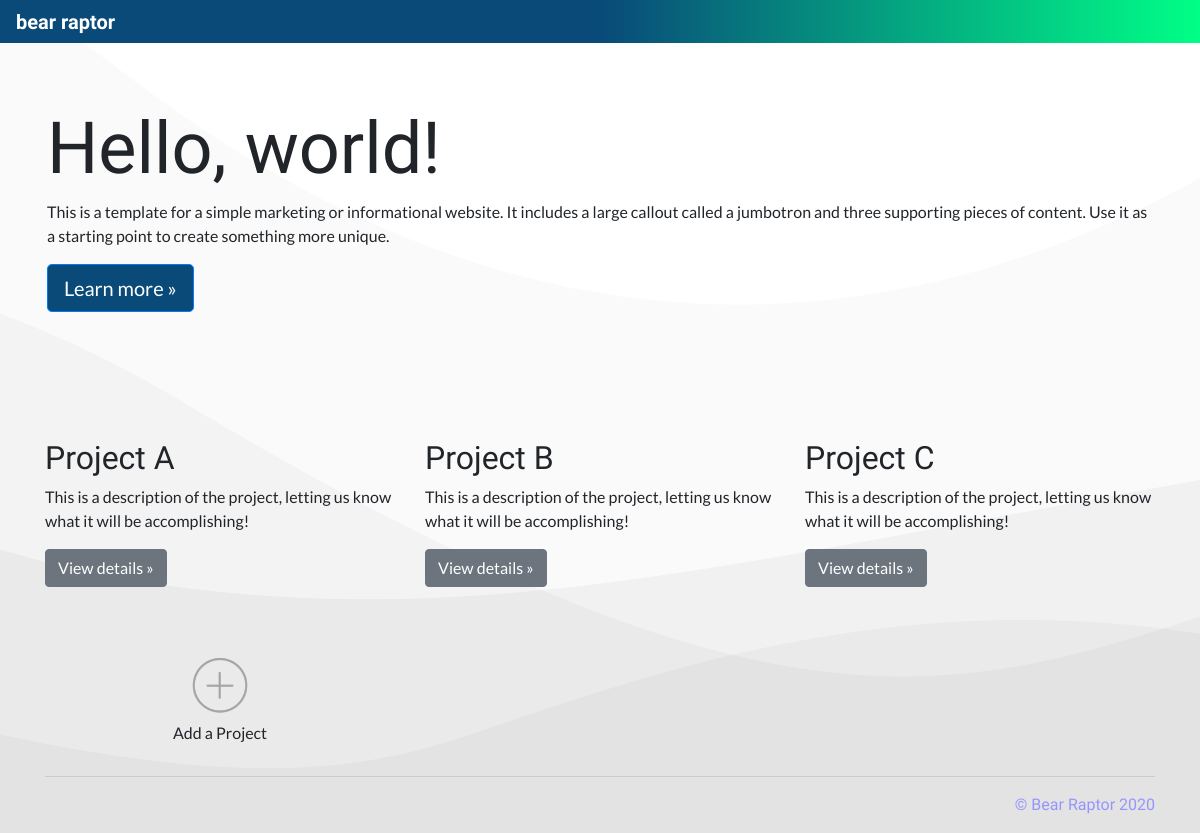
Before: / with the older database file.
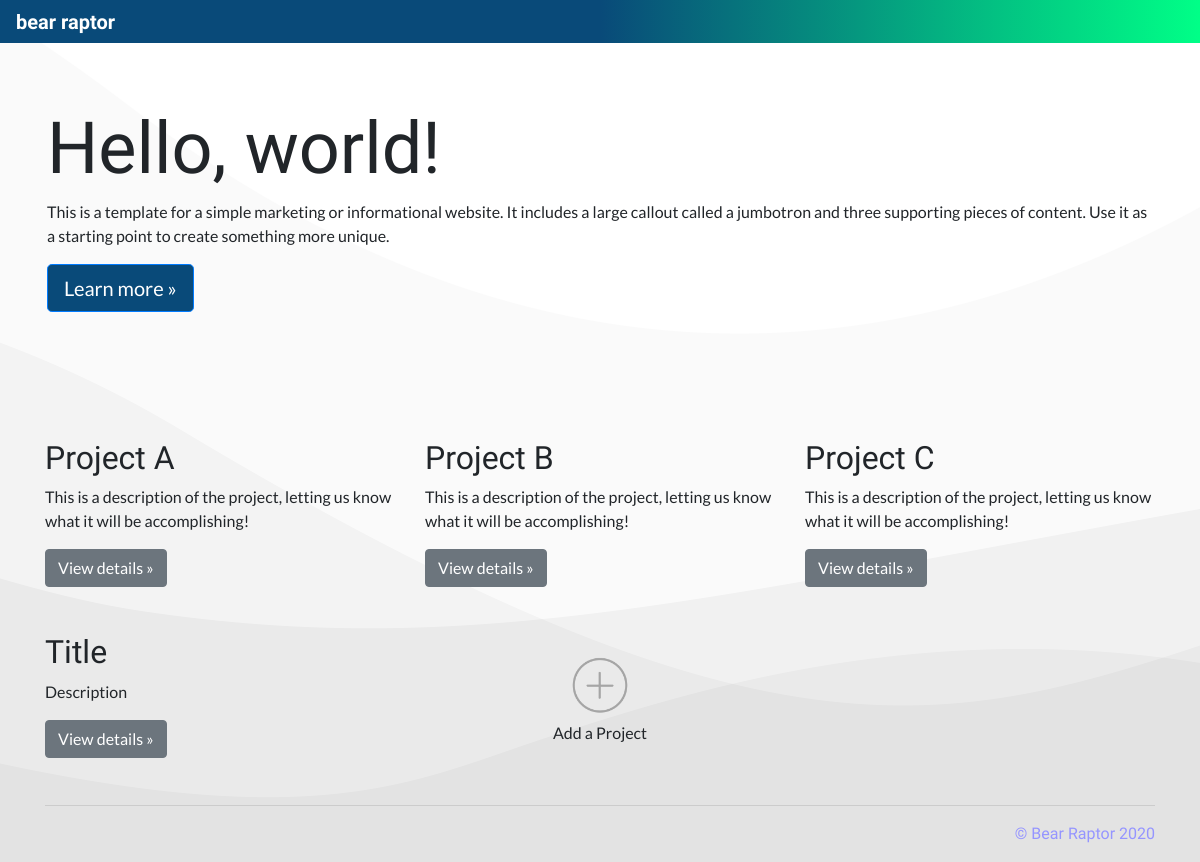
After: the same page with the newer database file.
### database_setup.py (models this page shows, shortened)
class Project(Base):
    __tablename__ = 'project'
    id = Column(Integer, primary_key=True)
    title = Column(String(250), nullable=False)
    shortname = Column(String(25), nullable=False)
    description = Column(String(500))
    status = Column(String(50), nullable=False)

### app.py (the view)
@app.route('/')
def mainPage():
    projects = session.query(Project).all()
    return render_template('main.html', projects=projects)

### templates/main.html (shortened to what this page needs)
<!doctype html>
<html lang="en">
  {% include "head.html" %}
  <body>
    {% include "menu.html" %}
    <main role="main">
      <div class="jumbotron">
        <div class="container">
          <h1 class="display-3">Hello, world!</h1>
          <p>This is a template for a simple marketing or informational website. It includes a large callout called a jumbotron and three supporting pieces of content. Use it as a starting point to create something more unique.</p>
          <p><a class="btn btn-primary btn-lg" href="#" role="button">Learn more &raquo;</a></p>
        </div>
      </div>
      <div class="container">
        <div class="row">
          {% for i in projects %}
            <div class="col-md-4 project-card">
              <h2>{{i.title}}</h2>
              <p>{{i.description}}</p>
              <p><a class="btn btn-secondary" href="{{url_for('projectDash', project_id=i.id)}}" role="button">View details &raquo;</a></p>
            </div>
          {% endfor %}
          <div class="col-md-4 project-card">
            <center>
              <a type="button" data-toggle="modal" data-target="#create-project" href="#create-project">
                <img src="../../static/images/plus.png" width="20%" style="padding-top:5%">
              </a>
              <p class="card-text">
                Add a Project
              </p>
            </center>
          </div>
        </div>
        <hr>
      </div>
    </main>
    {% include "footer.html" %}
  </body>
</html>

### templates/head.html (shortened to what this page needs)
<head>
  <link rel="stylesheet" href="https://stackpath.bootstrapcdn.com/bootstrap/4.5.0/css/bootstrap.min.css">
  <link rel="stylesheet" href="../../../../../../static/styles-fix.css">
</head>

### templates/menu.html (shortened to what this page needs)
<nav class="navbar navbar-expand-md navbar-dark fixed-top bg-dark">
  <a class="navbar-brand bear-raptor" href="{{url_for('mainPage')}}"><b>bear raptor</b></a>
</nav>

### templates/footer.html (shortened to what this page needs)
<footer class="container">
  <p class="bear-raptor bear-footer float-right">&copy; Bear Raptor 2020</p>
</footer>

### static/styles-fix.css (style rules this page uses)
body { padding-top: 2.6rem; font-family: 'Lato', sans-serif; background-image: url(images/wave.png); background-repeat: no-repeat; background-position: bottom; }
h1, h2, h3, h4 { font-family: 'Marcellus', serif; }
.bg-dark { background: linear-gradient(90deg, rgba(9,74,121,1) 0%, rgba(9,74,121,1) 50%, rgba(0,255,135,1) 100%); }
.navbar { padding: .1rem 1rem; }
.bear-raptor { font-family: 'Cedarville Cursive', cursive; }
.bear-footer { color: #9595ff; }
.btn-primary { background-color: rgba(9,74,121,1); }
.jumbotron { border-radius: 0rem; background-color: transparent; }
.project-card { padding: 15px; }

Changed rows visible on the page:
added Project: title "Title", description "Description"
